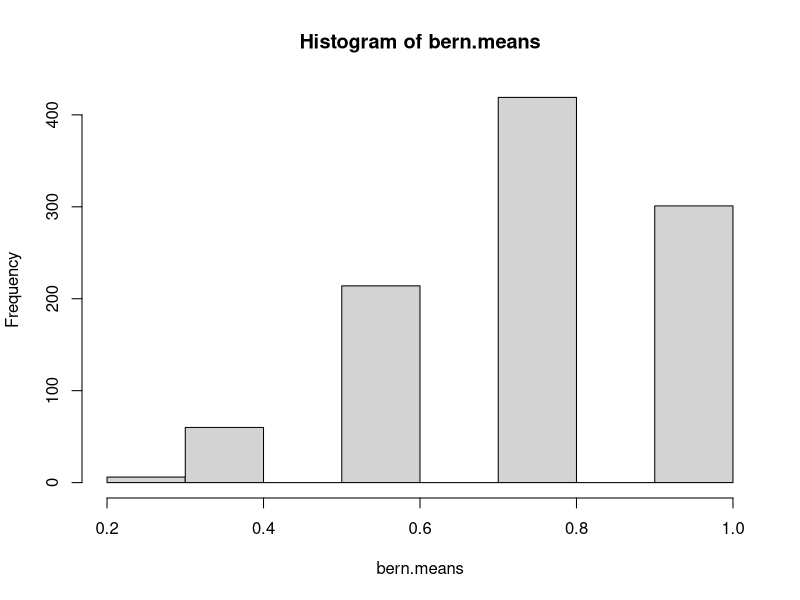
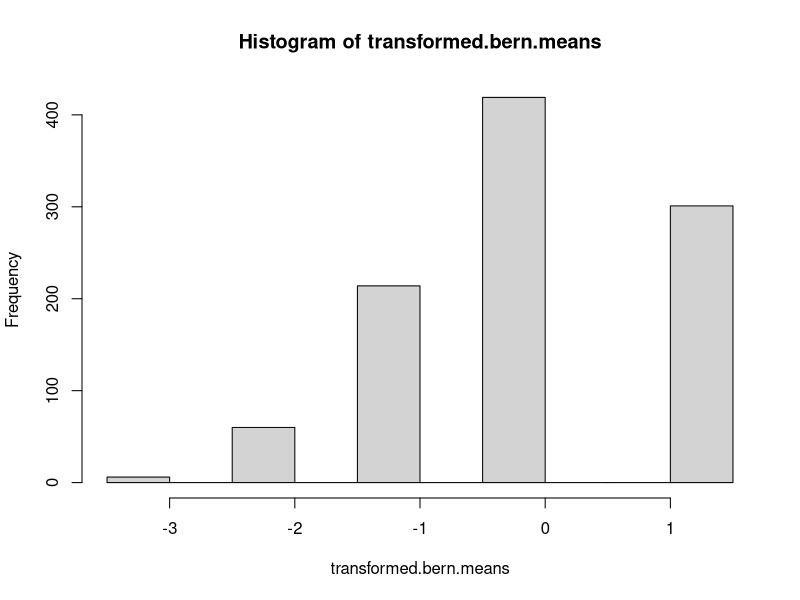
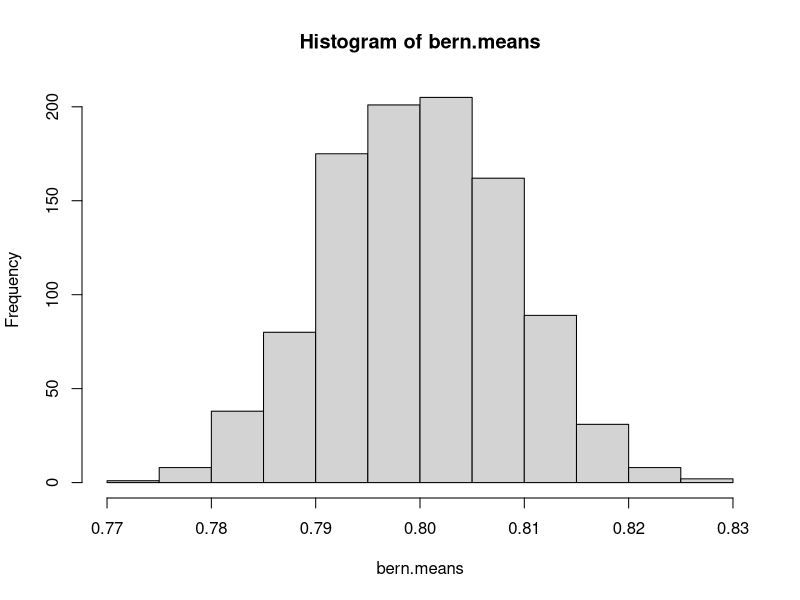
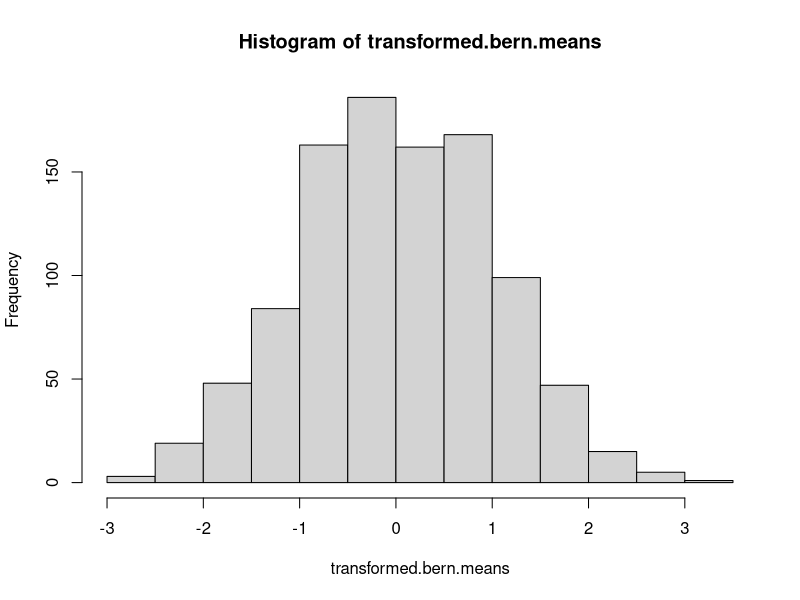
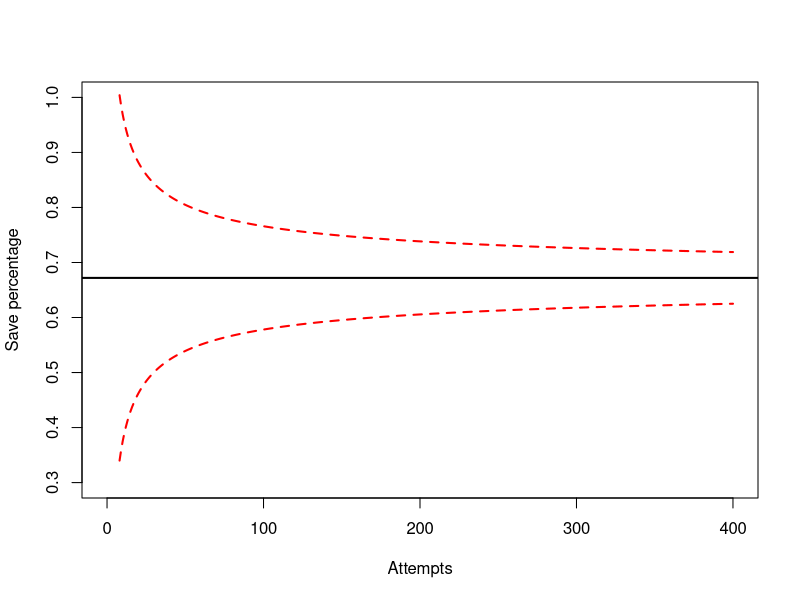
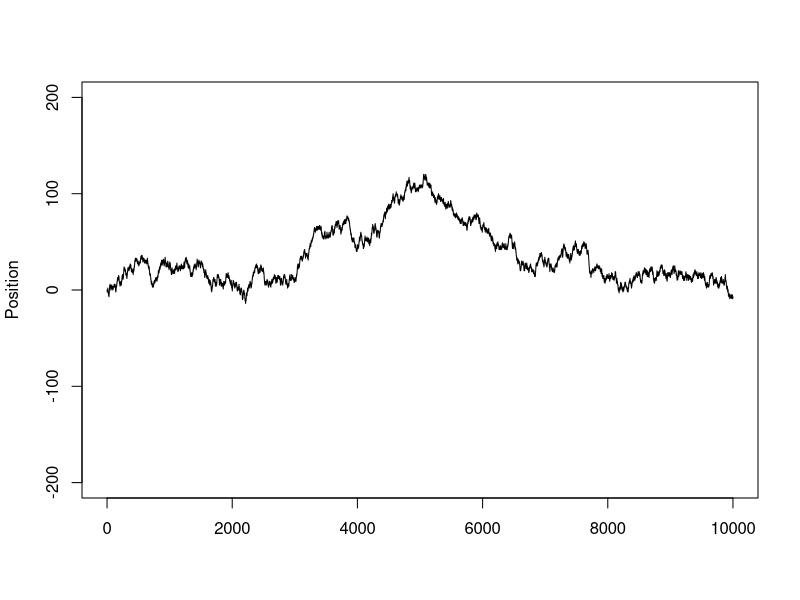

The R source for these figures, in order:
## ---- chunk 1
# First let's say that n=5
n<-5

#Make a matrix of Bernoulli(.8) with 1000 rows and n columns

bern.matrix<-matrix(rbinom(1000*n, 1, .8),ncol=n)

#What does each set of 5 trials look like?

head(bern.matrix)

#now let's take the mean for each row using the apply function:

bern.means<-apply(bern.matrix, 1, mean)

hist(bern.means) 
## ---- chunk 2
#find the proportion of the [means -E(X)]/(SD(X)/sqrt(n))

transformed.bern.means<-(bern.means-.8)/(sqrt(.8*.2)/sqrt(n))

hist(transformed.bern.means)

#Let's compare the transformed bernoulli means to a Normal(0,1)

mean(transformed.bern.means<1)  #proportion of transformed bernoulli means<1
pnorm(1,0,1)      #probability a normal(0,1) is <1.

mean(transformed.bern.means<(-1))  #proportion of transformed bernoulli means<-1
pnorm(-1,0,1)      #probability a normal(0,1) is <-1.
## ---- chunk 3
# Now let's say that n=2000
n<-2000

#Make a matrix of Bernoulli(.8) with 1000 rows and n columns

bern.matrix<-matrix(rbinom(1000*n, 1, .8),ncol=n)

#now let's take the mean for each row using the apply function:

bern.means<-apply(bern.matrix, 1, mean)

hist(bern.means) #Does this look normal?
## ---- chunk 4
#find the proportion of the [means -E(X)]/(SD(X)/sqrt(n))

transformed.bern.means<-(bern.means-.8)/(sqrt(.8*.2)/sqrt(n))

hist(transformed.bern.means)

#Let's compare the transformed bernoulli means to a Normal(0,1)

mean(transformed.bern.means<1)  #proportion of transformed bernoulli means<1
pnorm(1,0,1)      #probability a normal(0,1) is <1.

mean(transformed.bern.means<(-1))  #proportion of transformed bernoulli means<1
pnorm(-1,0,1)      #probability a normal(0,1) is <1.

## ---- chunk 5

## ---- chunk 6
mu<-0.672
attempts<-8:400
se<-sqrt(mu*(1-mu)/attempts)
ul<-mu+2*se
ll<-mu-2*se
plot(0,0,xlim=c(0,400),ylim=c(0.3,1),xlab="Attempts",ylab="Save percentage")
abline(h=0.672,lwd=2)
points(attempts,ll,type="l",lty=2,col="red",lwd=2)
points(attempts,ul,type="l",lty=2,col="red",lwd=2)
## ---- chunk 7
simlist<-NULL
for (i in 1:5000){
  rw<-sample(c(-1,1),10000,replace=T)
  simlist[i]<-abs(tail(cumsum(rw),1))  }
mean(simlist)
sd(simlist)
## ---- chunk 8
steps<-10000
rw<-sample(c(-1,1),steps,replace=T)
plot(c(1,1),type="n",xlim=c(0,steps),ylim=c(-200,200),xlab="",ylab="Position")
lines(cumsum(rw),type="l")
